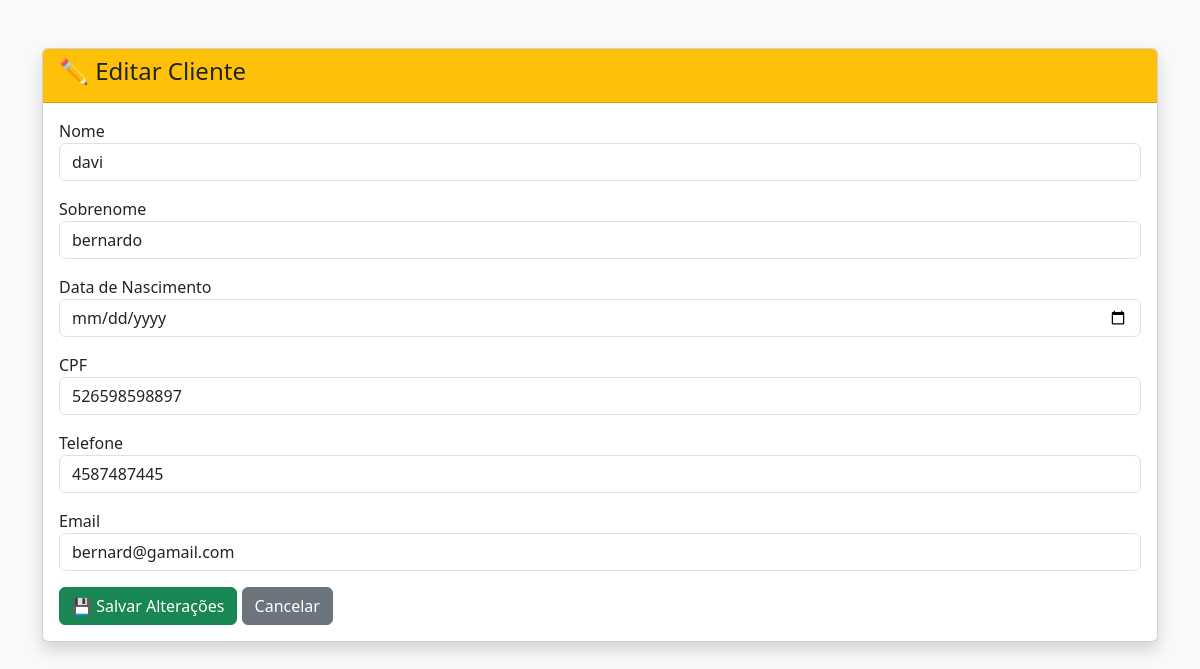
The page /editar/12/ on the database its author committed.
### core/models.py (models this page shows, shortened)
class Cliente(models.Model):
    nome = models.CharField(max_length=200)
    sobrenome = models.CharField(max_length=200, null=True, blank=True)
    cpf = models.CharField(max_length=30, null=True, blank=True)
    telefone = models.CharField(max_length=30, null=True, blank=True)
    email = models.EmailField(max_length=100, null=True, blank=True)
    data_nascimento = models.DateField(null=True, blank=True)

### core/views.py (the view, shortened to what this page needs)
# urls.py: path('editar/<int:id>/', views.editar_cliente, name='editar_cliente'),
def editar_cliente(request, id):
    cliente = get_object_or_404(Cliente, id=id)
    return render(request, 'editar_cliente.html', {'cliente': cliente})

### core/templates/editar_cliente.html (shortened to what this page needs)
{% load bootstrap5 %}
<!DOCTYPE html>
<html>
<head>
    {% bootstrap_css %}
</head>
<body class="bg-light">
<div class="container mt-5">
    <div class="card shadow">
        <div class="card-header bg-warning">
            <h4>✏ Editar Cliente</h4>
        </div>
        <div class="card-body">
            <form method="post">
                <div class="mb-3">
                    <label>Nome</label>
                    <input type="text" name="nome"
                           class="form-control"
                           value="{{ cliente.nome }}">
                </div>
                <div class="mb-3">
                    <label>Sobrenome</label>
                    <input type="text" name="sobrenome"
                           class="form-control"
                           value="{{ cliente.sobrenome }}">
                </div>
                <div class="mb-3">
                    <label>Data de Nascimento</label>
                    <input type="date" name="data_nascimento"
                           class="form-control"
                           value="{{ cliente.data_nascimento|date:'Y-m-d' }}">
                </div>
                <div class="mb-3">
                    <label>CPF</label>
                    <input type="text" name="cpf"
                           class="form-control"
                           value="{{ cliente.cpf }}">
                </div>
                <div class="mb-3">
                    <label>Telefone</label>
                    <input type="text" name="telefone"
                           class="form-control"
                           value="{{ cliente.telefone }}">
                </div>
                <div class="mb-3">
                    <label>Email</label>
                    <input type="email" name="email"
                           class="form-control"
                           value="{{ cliente.email }}">
                </div>
                <button type="submit" class="btn btn-success">
                    💾 Salvar Alterações
                </button>
                <a href="{% url 'urlclientes' %}"
                   class="btn btn-secondary">
                    Cancelar
                </a>
            </form>
        </div>
    </div>
</div>
</body>
</html>

### rows shown on the page
Cliente: nome "davi", sobrenome "bernardo", cpf "526598598897", telefone "4587487445", email "bernard@gamail.com"
